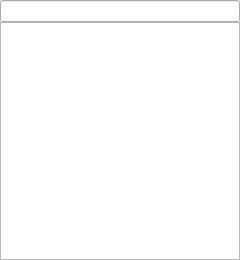
<?xml version="1.0" encoding="UTF-8"?>
<ui version="4.0">
 <class>completionPopup</class>
 <widget class="QWidget" name="completionPopup">
  <property name="geometry">
   <rect>
    <x>0</x>
    <y>0</y>
    <width>240</width>
    <height>260</height>
   </rect>
  </property>
  <layout class="QVBoxLayout" name="verticalLayout">
   <property name="spacing">
    <number>0</number>
   </property>
   <property name="leftMargin">
    <number>0</number>
   </property>
   <property name="topMargin">
    <number>0</number>
   </property>
   <property name="rightMargin">
    <number>0</number>
   </property>
   <property name="bottomMargin">
    <number>0</number>
   </property>
   <item>
    <widget class="QLineEdit" name="filter"/>
   </item>
   <item>
    <widget class="QListView" name="list"/>
   </item>
  </layout>
 </widget>
 <resources/>
 <connections/>
</ui>
